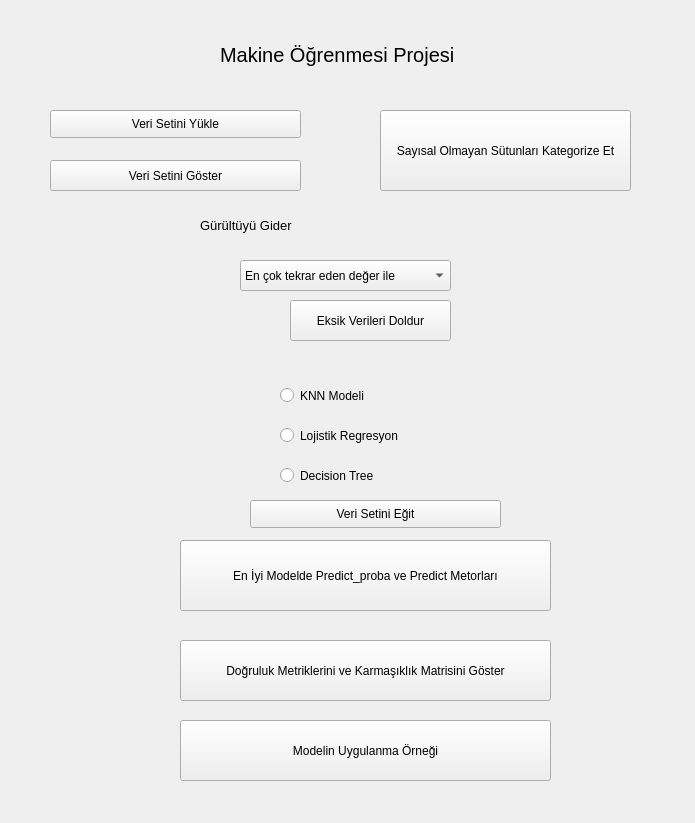
<?xml version="1.0" encoding="UTF-8"?>
<ui version="4.0">
 <class>Form4</class>
 <widget class="QWidget" name="Form4">
  <property name="geometry">
   <rect>
    <x>0</x>
    <y>0</y>
    <width>695</width>
    <height>823</height>
   </rect>
  </property>
  <property name="windowTitle">
   <string>Gürültülü</string>
  </property>
  <widget class="QRadioButton" name="radioButton_dt">
   <property name="geometry">
    <rect>
     <x>280</x>
     <y>460</y>
     <width>161</width>
     <height>31</height>
    </rect>
   </property>
   <property name="text">
    <string>Decision Tree</string>
   </property>
  </widget>
  <widget class="QPushButton" name="pushButton_veriSetiniEgit">
   <property name="geometry">
    <rect>
     <x>250</x>
     <y>500</y>
     <width>251</width>
     <height>28</height>
    </rect>
   </property>
   <property name="text">
    <string>Veri Setini Eğit</string>
   </property>
  </widget>
  <widget class="QLabel" name="label_baslik">
   <property name="geometry">
    <rect>
     <x>220</x>
     <y>40</y>
     <width>286</width>
     <height>30</height>
    </rect>
   </property>
   <property name="font">
    <font>
     <pointsize>15</pointsize>
    </font>
   </property>
   <property name="text">
    <string>Makine Öğrenmesi Projesi</string>
   </property>
  </widget>
  <widget class="QPushButton" name="pushButton_veriSetiGster">
   <property name="geometry">
    <rect>
     <x>50</x>
     <y>160</y>
     <width>251</width>
     <height>31</height>
    </rect>
   </property>
   <property name="text">
    <string>Veri Setini Göster</string>
   </property>
  </widget>
  <widget class="QPushButton" name="pushButton_onslemeHazrlk">
   <property name="geometry">
    <rect>
     <x>380</x>
     <y>110</y>
     <width>251</width>
     <height>81</height>
    </rect>
   </property>
   <property name="text">
    <string>Sayısal Olmayan Sütunları Kategorize Et</string>
   </property>
  </widget>
  <widget class="QPushButton" name="pushButton_EksikVerileriDoldur">
   <property name="geometry">
    <rect>
     <x>290</x>
     <y>300</y>
     <width>161</width>
     <height>41</height>
    </rect>
   </property>
   <property name="text">
    <string>Eksik Verileri Doldur</string>
   </property>
  </widget>
  <widget class="QRadioButton" name="radioButton_lr">
   <property name="geometry">
    <rect>
     <x>280</x>
     <y>420</y>
     <width>171</width>
     <height>31</height>
    </rect>
   </property>
   <property name="text">
    <string>Lojistik Regresyon</string>
   </property>
  </widget>
  <widget class="QPushButton" name="pushButton_predict_proba">
   <property name="geometry">
    <rect>
     <x>180</x>
     <y>540</y>
     <width>371</width>
     <height>71</height>
    </rect>
   </property>
   <property name="text">
    <string>En İyi Modelde Predict_proba ve Predict Metorları</string>
   </property>
  </widget>
  <widget class="QComboBox" name="comboBox_EksikVerilerDoldur">
   <property name="geometry">
    <rect>
     <x>240</x>
     <y>260</y>
     <width>211</width>
     <height>31</height>
    </rect>
   </property>
   <item>
    <property name="text">
     <string>En çok tekrar eden değer ile</string>
    </property>
   </item>
   <item>
    <property name="text">
     <string>Ortalamayla</string>
    </property>
   </item>
   <item>
    <property name="text">
     <string>Ortanca ile</string>
    </property>
   </item>
   <item>
    <property name="text">
     <string>Sıfır(0) ile</string>
    </property>
   </item>
  </widget>
  <widget class="QPushButton" name="pushButton_veriSetiYkle">
   <property name="geometry">
    <rect>
     <x>50</x>
     <y>110</y>
     <width>251</width>
     <height>28</height>
    </rect>
   </property>
   <property name="text">
    <string>Veri Setini Yükle</string>
   </property>
  </widget>
  <widget class="QRadioButton" name="radioButton_knn">
   <property name="geometry">
    <rect>
     <x>280</x>
     <y>380</y>
     <width>151</width>
     <height>31</height>
    </rect>
   </property>
   <property name="text">
    <string>KNN Modeli</string>
   </property>
  </widget>
  <widget class="QLabel" name="label">
   <property name="geometry">
    <rect>
     <x>200</x>
     <y>210</y>
     <width>191</width>
     <height>31</height>
    </rect>
   </property>
   <property name="font">
    <font>
     <pointsize>10</pointsize>
    </font>
   </property>
   <property name="text">
    <string>Gürültüyü Gider</string>
   </property>
  </widget>
  <widget class="QPushButton" name="pushButtonMetrikler">
   <property name="geometry">
    <rect>
     <x>180</x>
     <y>640</y>
     <width>371</width>
     <height>61</height>
    </rect>
   </property>
   <property name="text">
    <string>Doğruluk Metriklerini ve Karmaşıklık Matrisini Göster</string>
   </property>
  </widget>
  <widget class="QPushButton" name="pushButtonModelOrnek">
   <property name="geometry">
    <rect>
     <x>180</x>
     <y>720</y>
     <width>371</width>
     <height>61</height>
    </rect>
   </property>
   <property name="text">
    <string>Modelin Uygulanma Örneği</string>
   </property>
  </widget>
 </widget>
 <resources/>
 <connections/>
</ui>
